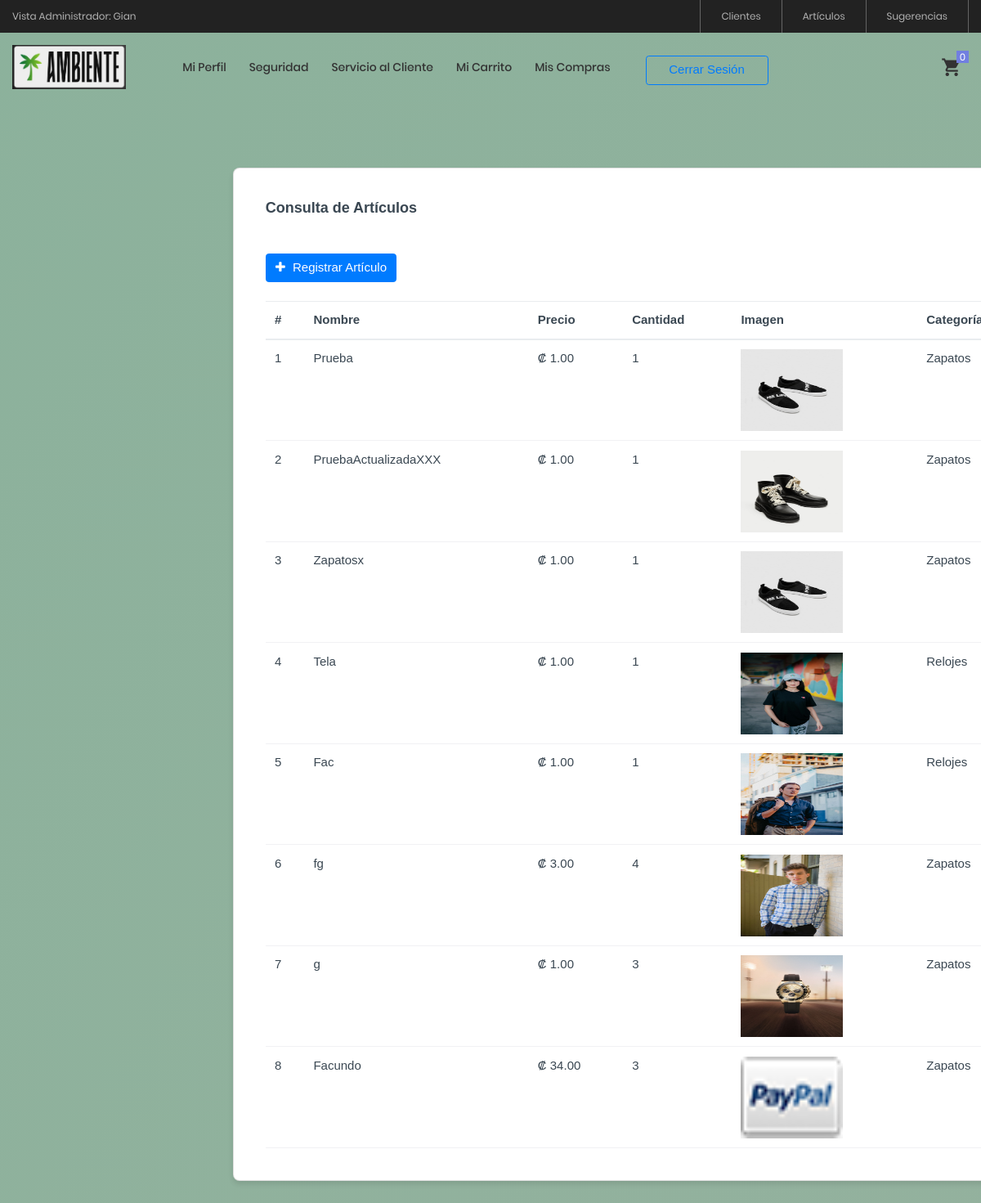
The app's page /View/Articulos/ConsultarArticulos.php (signed in), older data.
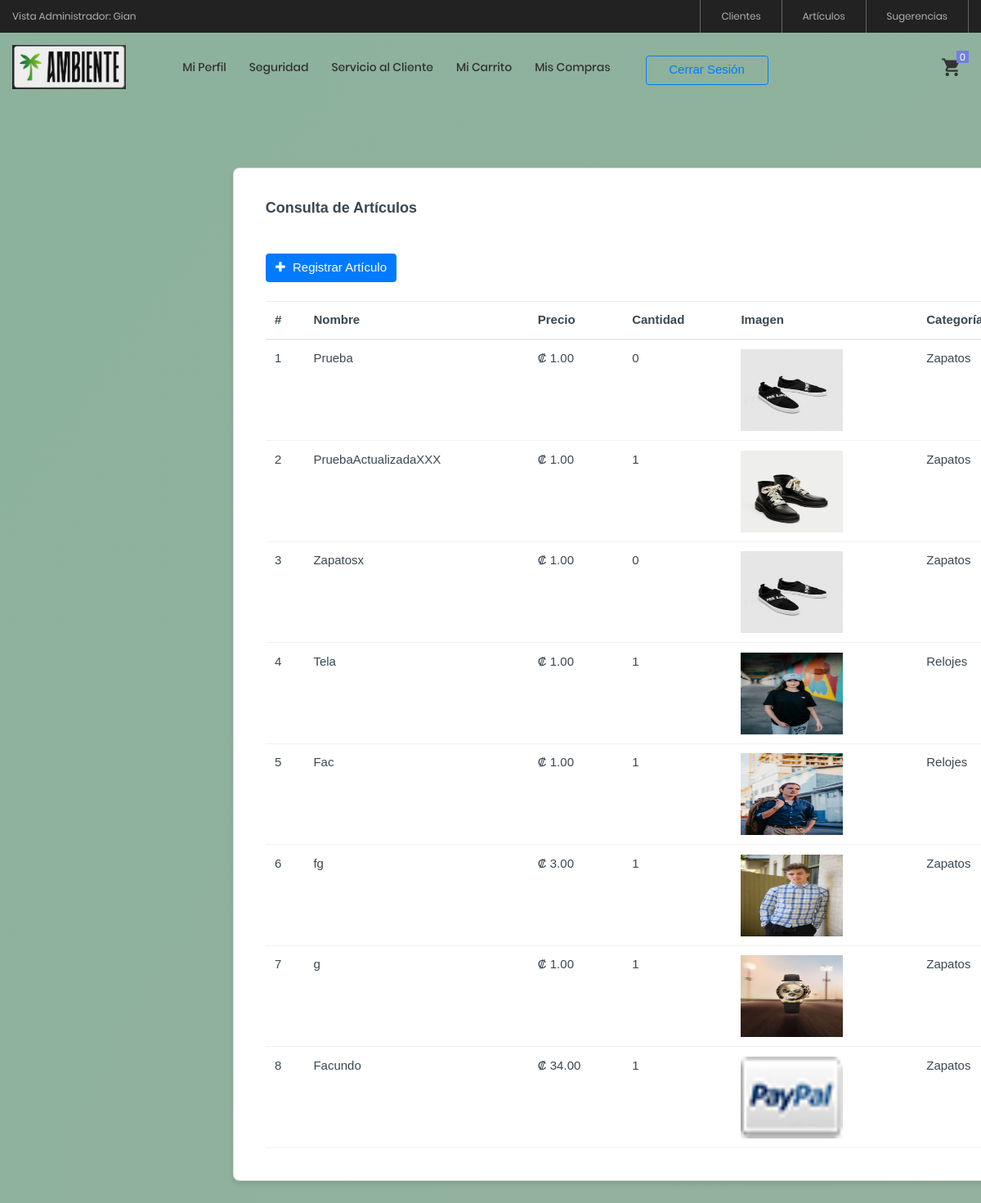
The same page, newer data.
### tables this page shows
CREATE TABLE `articulos` (
  `articuloID` int(11) NOT NULL AUTO_INCREMENT,
  `nombre` varchar(100) NOT NULL,
  `precio` decimal(10,2) NOT NULL,
  `cantidad` int(11) NOT NULL,
  `imagen` varchar(1000) NOT NULL,
  `categoriaID` int(11) NOT NULL,
  PRIMARY KEY (`articuloID`),
  KEY `categoriaID` (`categoriaID`),
  CONSTRAINT `articulos_ibfk_1` FOREIGN KEY (`categoriaID`) REFERENCES `categorias` (`categoriaID`)
);

CREATE TABLE `categorias` (
  `categoriaID` int(11) NOT NULL AUTO_INCREMENT,
  `nombre` varchar(50) NOT NULL,
  PRIMARY KEY (`categoriaID`)
);

### Model/ArticulosModel.php (called while the page is built, shortened)
<?php
function ConsultarArticulosModel()
{
    try
    {
        $enlace = AbrirBD();
        $sentencia = "CALL ConsultarArticulos()";
        $resultado = $enlace -> query($sentencia);
        return $resultado;
    }
    catch(Exception $ex)
    {
        return null;
    }
}
?>

### Controller/ArticulosController.php (called while the page is built, shortened)
<?php
include_once $_SERVER["DOCUMENT_ROOT"] . '/ProyectoAmbienteWeb/Model/ArticulosModel.php';
function ConsultarArticulos()
{
    return ConsultarArticulosModel();
}
?>

### View/Articulos/ConsultarArticulos.php (the view, shortened to what this page needs)
<?php
    include_once $_SERVER["DOCUMENT_ROOT"] . '/ProyectoAmbienteWeb/View/layout.php';
    include_once $_SERVER["DOCUMENT_ROOT"] . '/ProyectoAmbienteWeb/Controller/ArticulosController.php';
?>
<!doctype html>
<html lang="en">
<body class="page-wrapper radial-gradient">
    <div id="main-wrapper" data-layout="vertical" data-navbarbg="skin6" data-sidebartype="full"
        data-sidebar-position="fixed" data-header-position="fixed">
        <div class="body-wrapper">
            <div class="container-fluid">
                <div class="row">
                    <div id="consultas" class="card">
                        <div class="card-body">
                            <h5 class="card-title fw-semibold mb-4">Consulta de Artículos</h5>
                            <br/>
                            <a href="RegistrarArticulos.php" class="btn btn-primary">
                                <i class="fa fa-plus" style="margin-right:5px;"></i>
                                Registrar Artículo
                            </a>
                            <br />
                            <br />
                            <div class="table-responsive">
                                <table id="example" class="table text-nowrap align-middle mb-0">
                                    <thead>
                                        <tr class="border-2 border-bottom border-primary border-0">
                                            <th scope="col">#</th>
                                            <th scope="col">Nombre</th>
                                            <th scope="col">Precio</th>
                                            <th scope="col">Cantidad</th>
                                            <th scope="col">Imagen</th>
                                            <th scope="col">Categoría</th>
                                        </tr>
                                    </thead>
                                    <tbody class="table-group-divider">
                                        <?php
                                            $datos = ConsultarArticulos();
                                            While($fila = mysqli_fetch_array($datos))
                                            {
                                                echo "<tr>";
                                                echo "<td>" . $fila["articuloID"] . "</td>";
                                                echo "<td>" . $fila["nombre"] . "</td>";
                                                echo "<td>₡ " . number_format($fila["precio"],2) . "</td>";
                                                echo "<td>" . $fila["cantidad"] . "</td>";
                                                echo "<td><img width='125' height='100' src='" . $fila["imagen"] . "' alt='Imagen'></img></td>";
                                                echo "<td>" . $fila["nombreCategoria"] . "</td>";
                                                echo "</tr>";
                                            }
                                        ?>
                                    </tbody>
                                </table>
                            </div>
                        </div>
                    </div>
                </div>
            </div>
        </div>
    </div>
</body>
</html>

Row changes from the older to the newer data that the page shows:
changed articulos "Prueba": cantidad "1" → "0"
changed articulos "Zapatosx": cantidad "1" → "0"
changed articulos "fg": cantidad "4" → "1"
changed articulos id 7: cantidad "3" → "1"
changed articulos "Facundo": cantidad "3" → "1"
